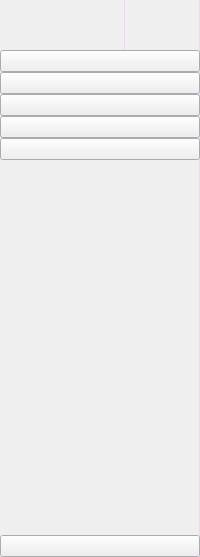
     <widget class="QWidget" name="icon_only_widget" native="true">
      <property name="styleSheet">
       <string notr="true">QWidget{  /* Replace with the actual object name */
    background: qlineargradient(spread:pad, x1:0, y1:0, x2:1, y2:0, 
        stop:0 rgba(30, 40, 50, 255), 
        stop:1 rgba(50, 60, 70, 255));
    border-right: 1px solid rgba(255, 105, 255, 50);  /* Subtle neon border */
}
QListWidget::item:hover {  /* For sidebar items */
    background-color: rgba(255, 105, 255, 50);  /* Subtle hover effect */
}</string>
      </property>
      <layout class="QVBoxLayout" name="verticalLayout_3">
       <property name="spacing">
        <number>0</number>
       </property>
       <property name="leftMargin">
        <number>0</number>
       </property>
       <property name="topMargin">
        <number>0</number>
       </property>
       <property name="rightMargin">
        <number>0</number>
       </property>
       <property name="bottomMargin">
        <number>0</number>
       </property>
       <item>
        <layout class="QHBoxLayout" name="horizontalLayout_3">
         <item>
          <widget class="QLabel" name="logo_label_1">
           <property name="minimumSize">
            <size>
             <width>50</width>
             <height>50</height>
            </size>
           </property>
           <property name="maximumSize">
            <size>
             <width>50</width>
             <height>50</height>
            </size>
           </property>
           <property name="styleSheet">
            <string notr="true">
    background-color: transparent;
</string>
           </property>
           <property name="text">
            <string/>
           </property>
           <property name="pixmap">
            <pixmap resource="static/resource.qrc">:/icon/icon/menumain.png</pixmap>
           </property>
           <property name="scaledContents">
            <bool>true</bool>
           </property>
          </widget>
         </item>
        </layout>
       </item>
       <item>
        <layout class="QVBoxLayout" name="verticalLayout">
         <property name="spacing">
          <number>0</number>
         </property>
         <item>
          <widget class="QPushButton" name="home_btn_1">
           <property name="cursor">
            <cursorShape>PointingHandCursor</cursorShape>
           </property>
           <property name="text">
            <string/>
           </property>
           <property name="icon">
            <iconset resource="static/resource.qrc">
             <normaloff>:/icon/icon/home-4-32.ico</normaloff>
             <normalon>:/icon/icon/home-4-48.ico</normalon>:/icon/icon/home-4-32.ico</iconset>
           </property>
           <property name="iconSize">
            <size>
             <width>20</width>
             <height>20</height>
            </size>
           </property>
           <property name="checkable">
            <bool>true</bool>
           </property>
           <property name="autoExclusive">
            <bool>true</bool>
           </property>
          </widget>
         </item>
         <item>
          <widget class="QPushButton" name="dashborad_btn_1">
           <property name="cursor">
            <cursorShape>PointingHandCursor</cursorShape>
           </property>
           <property name="text">
            <string/>
           </property>
           <property name="icon">
            <iconset resource="static/resource.qrc">
             <normaloff>:/icon/icon/dashboard-5-32.ico</normaloff>
             <normalon>:/icon/icon/dashboard-5-48.ico</normalon>:/icon/icon/dashboard-5-32.ico</iconset>
           </property>
           <property name="iconSize">
            <size>
             <width>20</width>
             <height>20</height>
            </size>
           </property>
           <property name="checkable">
            <bool>true</bool>
           </property>
           <property name="autoExclusive">
            <bool>true</bool>
           </property>
          </widget>
         </item>
         <item>
          <widget class="QPushButton" name="orders_btn_1">
           <property name="cursor">
            <cursorShape>PointingHandCursor</cursorShape>
           </property>
           <property name="text">
            <string/>
           </property>
           <property name="icon">
            <iconset resource="static/resource.qrc">
             <normaloff>:/icon/icon/activity-feed-32.ico</normaloff>
             <normalon>:/icon/icon/activity-feed-48.ico</normalon>:/icon/icon/activity-feed-32.ico</iconset>
           </property>
           <property name="iconSize">
            <size>
             <width>20</width>
             <height>20</height>
            </size>
           </property>
           <property name="checkable">
            <bool>true</bool>
           </property>
           <property name="autoExclusive">
            <bool>true</bool>
           </property>
          </widget>
         </item>
         <item>
          <widget class="QPushButton" name="products_btn_1">
           <property name="cursor">
            <cursorShape>PointingHandCursor</cursorShape>
           </property>
           <property name="text">
            <string/>
           </property>
           <property name="icon">
            <iconset resource="static/resource.qrc">
             <normaloff>:/icon/icon/product-32.ico</normaloff>
             <normalon>:/icon/icon/product-48.ico</normalon>:/icon/icon/product-32.ico</iconset>
           </property>
           <property name="iconSize">
            <size>
             <width>20</width>
             <height>20</height>
            </size>
           </property>
           <property name="checkable">
            <bool>true</bool>
           </property>
           <property name="autoExclusive">
            <bool>true</bool>
           </property>
          </widget>
         </item>
         <item>
          <widget class="QPushButton" name="customers_btn_1">
           <property name="cursor">
            <cursorShape>PointingHandCursor</cursorShape>
           </property>
           <property name="text">
            <string/>
           </property>
           <property name="icon">
            <iconset resource="static/resource.qrc">
             <normaloff>:/icon/icon/group-32.ico</normaloff>
             <normalon>:/icon/icon/group-48.ico</normalon>:/icon/icon/group-32.ico</iconset>
           </property>
           <property name="iconSize">
            <size>
             <width>20</width>
             <height>20</height>
            </size>
           </property>
           <property name="checkable">
            <bool>true</bool>
           </property>
           <property name="autoExclusive">
            <bool>true</bool>
           </property>
          </widget>
         </item>
        </layout>
       </item>
       <item>
        <spacer name="verticalSpacer">
         <property name="orientation">
          <enum>Qt::Vertical</enum>
         </property>
         <property name="sizeHint" stdset="0">
          <size>
           <width>20</width>
           <height>375</height>
          </size>
         </property>
        </spacer>
       </item>
       <item>
        <widget class="QPushButton" name="exit_btn_1">
         <property name="cursor">
          <cursorShape>PointingHandCursor</cursorShape>
         </property>
         <property name="text">
          <string/>
         </property>
         <property name="icon">
          <iconset resource="static/resource.qrc">
           <normaloff>:/icon/icon/close-window-64.ico</normaloff>:/icon/icon/close-window-64.ico</iconset>
         </property>
         <property name="iconSize">
          <size>
           <width>20</width>
           <height>20</height>
          </size>
         </property>
        </widget>
       </item>
      </layout>
     </widget>
